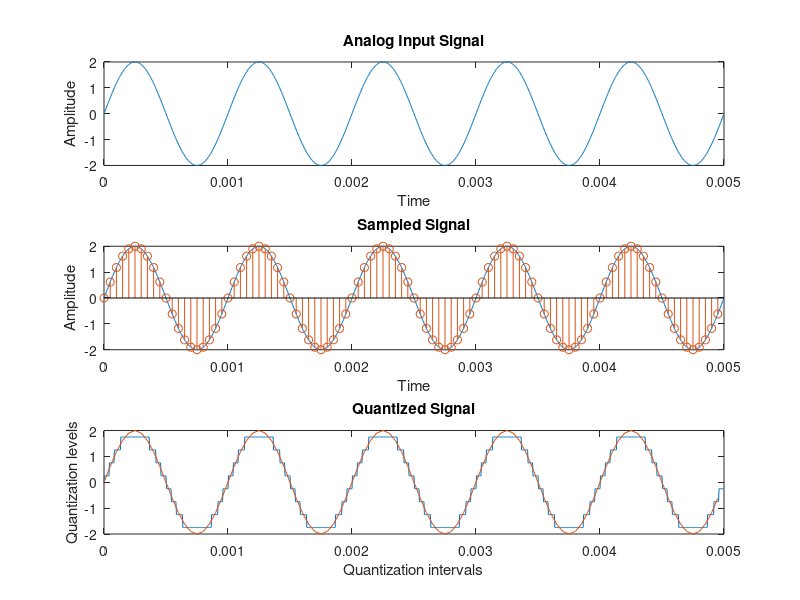

Here is the MATLAB script that generated this plot:
% HARSHIT RAI
% 2017152

%%
% Input Sinusoid
clear all;
clc;

fm=1*1000; % Message signal frequency
tm=1/fm;

fs=250*1000; % Sampling frequency of original signal : almost continuous
ts=1/fs;

n=5; % Generate 5 cycles
a=2; % Amplitude of sinusoid
t= 0 : ts : (n*tm-ts) ; % From 0 to ts in step of (n*tm-ts)

mt=a*sin(2*pi*fm*t);  % Analog Input Signal

subplot(3,1,1);
plot(t,mt);
title('Analog Input Signal');
xlabel('Time');
ylabel('Amplitude');

%%
% Sampling

fs1=20*1000;   % Sampling frequency
ts1=1/fs1; 
t1= 0 : ts1 : (n*tm-ts1) ; % Time index
mt1=a*sin(2*pi*fm*t1);

subplot(3,1,2);
plot(t,mt);
title('Sampled Signal');
xlabel('Time');
ylabel('Amplitude');
hold on;
stem(t1,mt1);

%% 
%Quantisation

bit=3; % Quantization bit for 8 levels 
l=2^bit;
del=2*a/l; % Step size

samples=length(mt); % Total number of samples
levels=zeros(1,samples); % Array for quantization levels

up=a-del/2; % Maximum voltage
down=-a+del/2; % Minimum voltage


%In the below "for loop" we are mapping the sample values to their quantization levels

for h=down:del:up % Iterating from lowest to the highest level
    for r=1:samples % For all samples
        % If the sample value lies within the range -del/2 < sample < del/2
        if(((h-del/2)<mt(r))&&(mt(r)<(h+del/2)))
            levels(r)=h;                       
        end                              
    end                               
end

subplot(3,1,3);
plot(t,levels,t1,mt1);
title('Quantized Signal');
xlabel('Quantization intervals');
ylabel('Quantization levels');

%%
% Quantization error

error=a-max(levels);
display(error);

% We know that maximum sample value = 2(Amplitude) and maximum quantization level value=1.7500
% and, error= Actual value - apparent value
